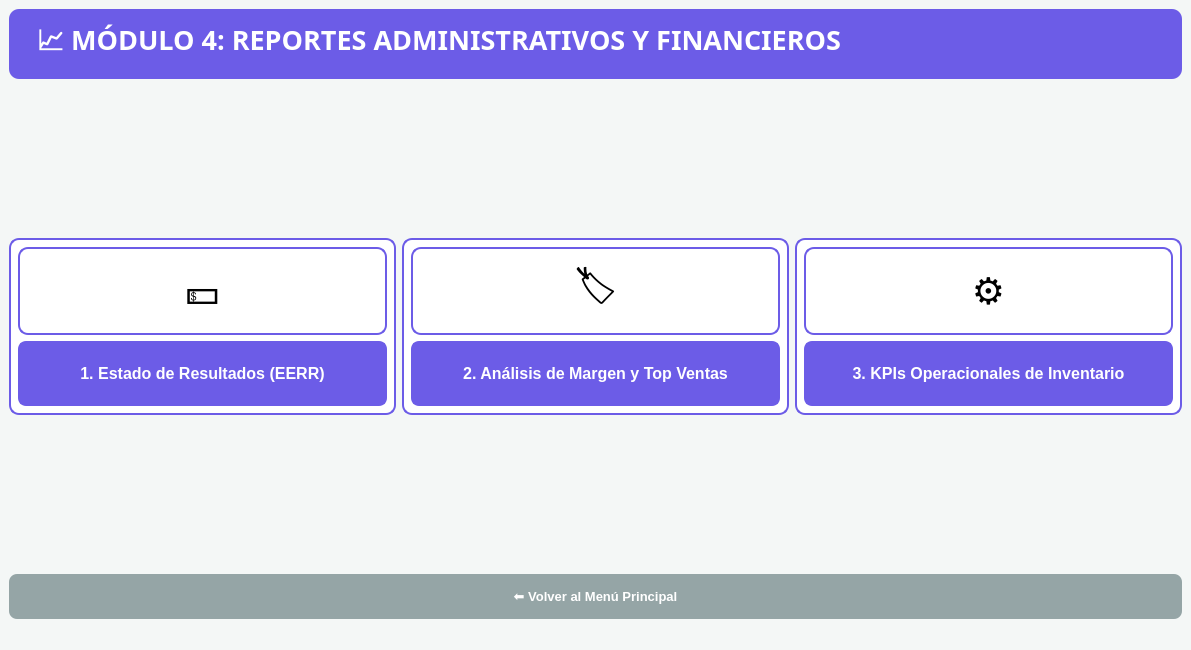
<?xml version="1.0" encoding="UTF-8"?>
<ui version="4.0">
 <class>MainWindow</class>
 <widget class="QMainWindow" name="MainWindow">
  <property name="geometry">
   <rect>
    <x>0</x>
    <y>0</y>
    <width>1191</width>
    <height>650</height>
   </rect>
  </property>
  <property name="windowTitle">
   <string>Submenú Reportes Administrativos - Atai Sushi SIG</string>
  </property>
  <property name="styleSheet">
   <string notr="true">background-color: #f4f7f6;</string>
  </property>
  <widget class="QWidget" name="centralwidget">
   <layout class="QGridLayout" name="gridLayout_main">
    <item row="2" column="0">
     <widget class="QWidget" name="widget_card_eerr" native="true">
      <property name="styleSheet">
       <string notr="true">background-color: white; border: 2px solid #6c5ce7; border-radius: 10px; padding: 10px;</string>
      </property>
      <layout class="QVBoxLayout" name="verticalLayout_2">
       <item>
        <widget class="QLabel" name="label_icon_eerr">
         <property name="font">
          <font>
           <pointsize>28</pointsize>
          </font>
         </property>
         <property name="text">
          <string>💵</string>
         </property>
         <property name="alignment">
          <set>Qt::AlignCenter</set>
         </property>
        </widget>
       </item>
       <item>
        <widget class="QPushButton" name="boton_estado_resultados">
         <property name="minimumSize">
          <size>
           <width>0</width>
           <height>65</height>
          </size>
         </property>
         <property name="font">
          <font>
           <pointsize>12</pointsize>
           <weight>75</weight>
           <bold>true</bold>
          </font>
         </property>
         <property name="styleSheet">
          <string notr="true">background-color: #6c5ce7; color: white; border-radius: 8px;</string>
         </property>
         <property name="text">
          <string>1. Estado de Resultados (EERR)</string>
         </property>
        </widget>
       </item>
      </layout>
     </widget>
    </item>
    <item row="2" column="2">
     <widget class="QWidget" name="widget_card_kpis" native="true">
      <property name="styleSheet">
       <string notr="true">background-color: white; border: 2px solid #6c5ce7; border-radius: 10px; padding: 10px;</string>
      </property>
      <layout class="QVBoxLayout" name="verticalLayout_4">
       <item>
        <widget class="QLabel" name="label_icon_kpis">
         <property name="font">
          <font>
           <pointsize>28</pointsize>
          </font>
         </property>
         <property name="text">
          <string>⚙️</string>
         </property>
         <property name="alignment">
          <set>Qt::AlignCenter</set>
         </property>
        </widget>
       </item>
       <item>
        <widget class="QPushButton" name="boton_kpis_operacionales">
         <property name="minimumSize">
          <size>
           <width>0</width>
           <height>65</height>
          </size>
         </property>
         <property name="font">
          <font>
           <pointsize>12</pointsize>
           <weight>75</weight>
           <bold>true</bold>
          </font>
         </property>
         <property name="styleSheet">
          <string notr="true">background-color: #6c5ce7; color: white; border-radius: 8px;</string>
         </property>
         <property name="text">
          <string>3. KPIs Operacionales de Inventario</string>
         </property>
        </widget>
       </item>
      </layout>
     </widget>
    </item>
    <item row="2" column="1">
     <widget class="QWidget" name="widget_card_margen" native="true">
      <property name="styleSheet">
       <string notr="true">background-color: white; border: 2px solid #6c5ce7; border-radius: 10px; padding: 10px;</string>
      </property>
      <layout class="QVBoxLayout" name="verticalLayout_3">
       <item>
        <widget class="QLabel" name="label_icon_margen">
         <property name="font">
          <font>
           <pointsize>28</pointsize>
          </font>
         </property>
         <property name="text">
          <string>🏷️</string>
         </property>
         <property name="alignment">
          <set>Qt::AlignCenter</set>
         </property>
        </widget>
       </item>
       <item>
        <widget class="QPushButton" name="boton_analisis_margen">
         <property name="minimumSize">
          <size>
           <width>0</width>
           <height>65</height>
          </size>
         </property>
         <property name="font">
          <font>
           <pointsize>12</pointsize>
           <weight>75</weight>
           <bold>true</bold>
          </font>
         </property>
         <property name="styleSheet">
          <string notr="true">background-color: #6c5ce7; color: white; border-radius: 8px;</string>
         </property>
         <property name="text">
          <string>2. Análisis de Margen y Top Ventas</string>
         </property>
        </widget>
       </item>
      </layout>
     </widget>
    </item>
    <item row="3" column="0" colspan="3">
     <spacer name="verticalSpacer_bottom">
      <property name="orientation">
       <enum>Qt::Vertical</enum>
      </property>
      <property name="sizeHint" stdset="0">
       <size>
        <width>20</width>
        <height>40</height>
       </size>
      </property>
     </spacer>
    </item>
    <item row="4" column="0" colspan="3">
     <widget class="QPushButton" name="boton_volver_menu">
      <property name="minimumSize">
       <size>
        <width>0</width>
        <height>45</height>
       </size>
      </property>
      <property name="font">
       <font>
        <pointsize>10</pointsize>
        <weight>75</weight>
        <bold>true</bold>
       </font>
      </property>
      <property name="styleSheet">
       <string notr="true">background-color: #95a5a6; color: white; border-radius: 8px;</string>
      </property>
      <property name="text">
       <string>⬅️ Volver al Menú Principal</string>
      </property>
     </widget>
    </item>
    <item row="0" column="0" colspan="3">
     <widget class="QLabel" name="label_header">
      <property name="minimumSize">
       <size>
        <width>0</width>
        <height>70</height>
       </size>
      </property>
      <property name="font">
       <font>
        <family>Segoe UI Black</family>
        <pointsize>20</pointsize>
        <weight>75</weight>
        <bold>true</bold>
       </font>
      </property>
      <property name="styleSheet">
       <string notr="true">background-color: #6c5ce7; color: white; border-radius: 10px; padding-left: 20px;</string>
      </property>
      <property name="text">
       <string>📈 MÓDULO 4: REPORTES ADMINISTRATIVOS Y FINANCIEROS</string>
      </property>
     </widget>
    </item>
    <item row="1" column="1">
     <spacer name="verticalSpacer">
      <property name="orientation">
       <enum>Qt::Vertical</enum>
      </property>
      <property name="sizeHint" stdset="0">
       <size>
        <width>20</width>
        <height>40</height>
       </size>
      </property>
     </spacer>
    </item>
   </layout>
  </widget>
  <widget class="QStatusBar" name="statusbar"/>
 </widget>
 <resources/>
 <connections/>
</ui>
